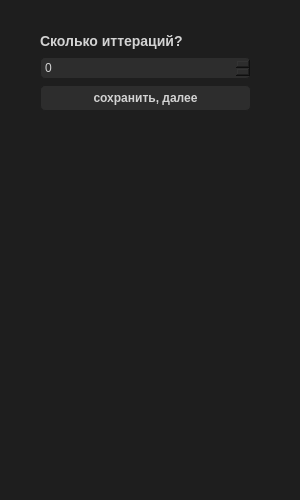
<?xml version="1.0" encoding="UTF-8"?>
<ui version="4.0">
 <class>SettingsAutoTest</class>
 <widget class="QDialog" name="SettingsAutoTest">
  <property name="geometry">
   <rect>
    <x>0</x>
    <y>0</y>
    <width>300</width>
    <height>500</height>
   </rect>
  </property>
  <property name="minimumSize">
   <size>
    <width>300</width>
    <height>150</height>
   </size>
  </property>
  <property name="maximumSize">
   <size>
    <width>300</width>
    <height>500</height>
   </size>
  </property>
  <property name="windowTitle">
   <string>Dialog</string>
  </property>
  <property name="styleSheet">
   <string notr="true">QWidget {
        background-color: #1e1e1e;  /* Очень темный фон */
        color: #d3d3d3;  /* Светло-серый цвет текста */
        font-family: Arial, sans-serif;
        font-size: 12px;
    }
    QPushButton {
        background-color: #2d2d2d;  /* Темный фон для кнопок */
        border: 1px solid #1e1e1e;
        border-radius: 5px;
        padding: 5px;
        font-weight: bold;
    }
    QPushButton:hover {
        background-color: #00b894;  /* Светло-зеленый при наведении */
        color: #1e1e1e;
    }
    QComboBox {
        border: 1px solid #2d2d2d;
        border-radius: 5px;
        padding: 2px;
        background-color: #2d2d2d;
    }
    QTextBrowser {
        background-color: #2d2d2d;  /* Темный фон для окна вывода */
        border: 1px solid #1e1e1e;
        border-radius: 5px;
        padding: 5px;
    }
    QLabel {
        color: #d3d3d3;  /* Мягкий серый цвет для текста */
        font-weight: bold;
        font-size: 14px;
    }
    QSpinBox {
        background-color: #2d2d2d;
        border: 1px solid #1e1e1e;
        border-radius: 5px;
        padding: 2px;
        color: #d3d3d3;
    }
    QDoubleSpinBox{
        background-color: #2d2d2d;
        border: 1px solid #1e1e1e;
        border-radius: 5px;
        padding: 2px;
        color: #d3d3d3;
}

    QSlider {
        background-color: #2d2d2d;
        border-radius: 5px;
}</string>
  </property>
  <widget class="QWidget" name="layoutWidget">
   <property name="geometry">
    <rect>
     <x>40</x>
     <y>30</y>
     <width>211</width>
     <height>81</height>
    </rect>
   </property>
   <layout class="QVBoxLayout" name="LayMain">
    <item>
     <widget class="QLabel" name="Text1">
      <property name="sizePolicy">
       <sizepolicy hsizetype="Ignored" vsizetype="Ignored">
        <horstretch>0</horstretch>
        <verstretch>0</verstretch>
       </sizepolicy>
      </property>
      <property name="font">
       <font>
        <family>Arial,sans-serif</family>
        <pointsize>-1</pointsize>
        <weight>75</weight>
        <bold>true</bold>
       </font>
      </property>
      <property name="text">
       <string>Сколько иттераций?</string>
      </property>
     </widget>
    </item>
    <item>
     <widget class="QSpinBox" name="spinBox"/>
    </item>
    <item>
     <widget class="QPushButton" name="ButSaveNext">
      <property name="text">
       <string>сохранить, далее</string>
      </property>
     </widget>
    </item>
   </layout>
  </widget>
 </widget>
 <resources/>
 <connections/>
</ui>
